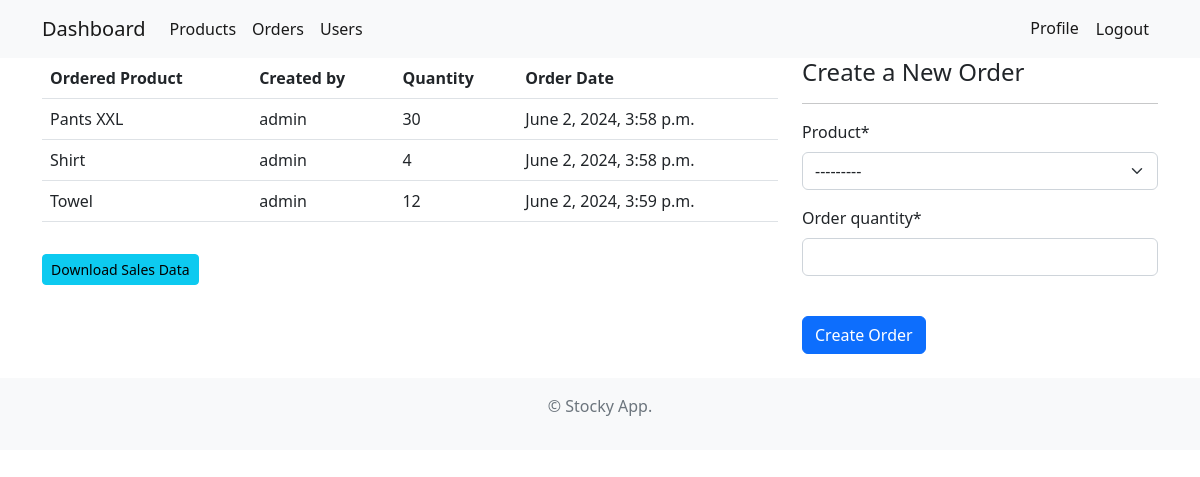
Screenshot of /orders/ (signed in) with the database file from the repository.
### inventory/models.py (models this page shows, shortened)
class Order(models.Model):
    product = models.ForeignKey(Product, on_delete=models.CASCADE, null=True)
    created_by = models.ForeignKey(User, models.CASCADE, null=True)
    order_quantity = models.PositiveIntegerField(null=True)
    date = models.DateTimeField(auto_now_add=True)

class Product(models.Model):
    name = models.CharField(max_length=100, null=True)
    category = models.CharField(max_length=20, choices=CATEGORY, null=True)
    quantity = models.PositiveIntegerField(null=True)
    description = models.CharField(max_length=200, null=True)
    def __str__(self) -> str:
        return self.name

### inventory/views.py (the view)
# urls.py: path("orders/", views.orders, name="orders"),
@login_required
def orders(request):
    orders = Order.objects.all()
    if request.method == "POST":
        form = OrderForm(request.POST)
        if form.is_valid():
            instance = form.save(commit=False)
            product = instance.product
            if product.quantity == 0:
                messages.error(request, f"{product.name} is out of stock.")
            elif instance.order_quantity > product.quantity:
                messages.error(request, f"Only {product.quantity} items left in stock.")
            else:
                product.quantity -= instance.order_quantity
                product.save()
                instance.created_by = request.user
                instance.save()
                messages.success(request, "Order placed successfully.")
                return redirect("orders")
    else:
        form = OrderForm()
    context = {"title": "Orders", "orders": orders, "form": form}
    return render(request, "inventory/orders.html", context)

### inventory/forms.py
class OrderForm(forms.ModelForm):
    class Meta:
        model = Order
        fields = ["product", "order_quantity"]

### inventory/templates/inventory/orders.html (shortened to what this page needs)
{% extends 'inventory/base.html' %}
{% load crispy_forms_tags %}
{% block content %}
<div class="container">
  <div class="row">
    <div class="col-md-8">
      <table class="table">
        <thead>
          <tr>
            <th scope="col">Ordered Product</th>
            <th scope="col">Created by</th>
            <th scope="col">Quantity</th>
            <th scope="col">Order Date</th>
          </tr>
        </thead>
        {% if user.is_staff and user.is_superuser %}
        <tbody>
          {% for order in orders %}
          <tr>
            <td>{{ order.product }}</td>
            <td>{{ order.created_by.username }}</td>
            <td>{{ order.order_quantity }}</td>
            <td>{{ order.date }}</td>
          </tr>
          {% endfor %}
        </tbody>
        {% endif %}
      </table>
      <a href="{% url 'download_sales_data' %}" class="btn btn-info btn-sm mt-3">Download Sales Data</a>
    </div>
    <div class="col-md-4">
      <form method="POST">
        <h4>Create a New Order</h4>
        <hr>
        {{ form|crispy }}
        <br>
        <button type="submit" class="btn btn-primary">Create Order</button>
      </form>
    </div>
  </div>
</div>
{% endblock %}

### inventory/templates/inventory/base.html (shortened to what this page needs)
<!doctype html>
<html lang="en">
<head>
  <link href="https://cdn.jsdelivr.net/npm/bootstrap@5.2.0-beta1/dist/css/bootstrap.min.css" rel="stylesheet"
>
</head>
<body>
  {% if user.is_authenticated and user.is_staff and user.is_superuser %}
  <nav class="navbar navbar-expand-lg bg-light">
    <div class="container">
      <a class="navbar-brand" href="{% url 'dash' %}">Dashboard</a>
      <div class="collapse navbar-collapse" id="navbarSupportedContent">
        <ul class="navbar-nav me-auto mb-2 mb-lg-0">
          <li class="nav-item">
            <a class="nav-link active" aria-current="page" href="{% url 'products' %}">Products</a>
          </li>
          <li class="nav-item">
            <a class="nav-link active" aria-current="page" href="{% url 'orders' %}">Orders</a>
          </li>
          <li class="nav-item">
            <a class="nav-link active" aria-current="page" href="{% url 'users' %}">Users</a>
          </li>
        </ul>
        <ul class="navbar-nav ml-auto mb-2 mb-lg-0">
          <li class="nav-item">
            <a class="nav-link active" aria-current="page" href="{% url 'user' %}">Profile</a>
          </li>
          <li class="nav-item">
            <form id="logout-form" method="post" action="{% url 'logout' %}" style="display:inline;">
              <button type="submit" class="nav-link active btn btn-link">
                Logout
              </button>
            </form>
          </li>
        </ul>
      </div>
    </div>
  </nav>
  {% endif %}
  {% block content %}
  {% endblock %}
  <div class="bg-light">
    <footer class="py-3 my-4">
      <p class="text-center text-muted">&copy; Stocky App.</p>
    </footer>
  </div>
</body>
</html>

### rows the page displays
Order: product "Pants XXL", created_by.username "admin", order_quantity "30", date "June 2, 2024, 3:58 p.m."
Order: product "Shirt", created_by.username "admin", order_quantity "4", date "June 2, 2024, 3:58 p.m."
Order: product "Towel", created_by.username "admin", order_quantity "12", date "June 2, 2024, 3:59 p.m."
